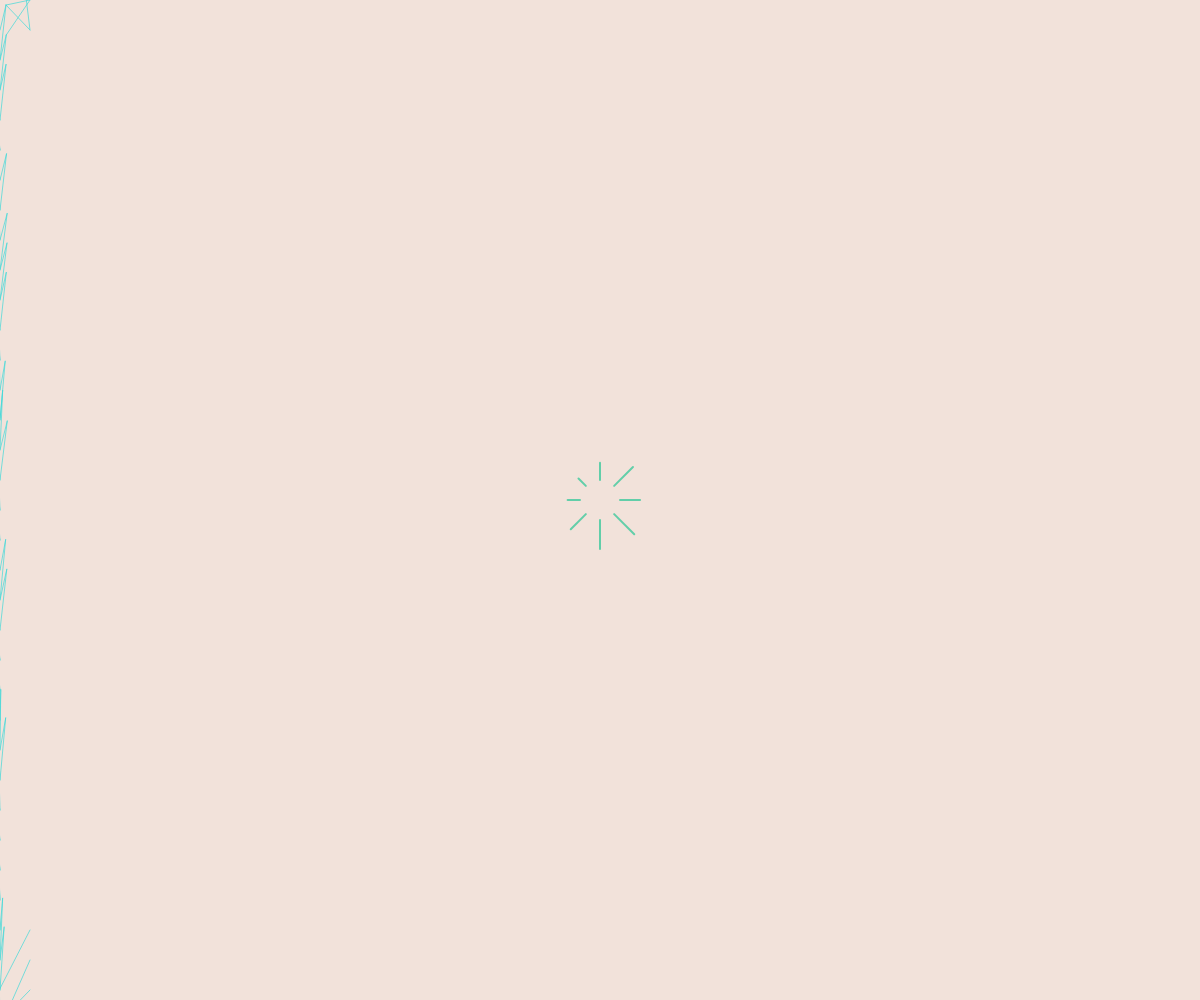
Frame 1 (no input)
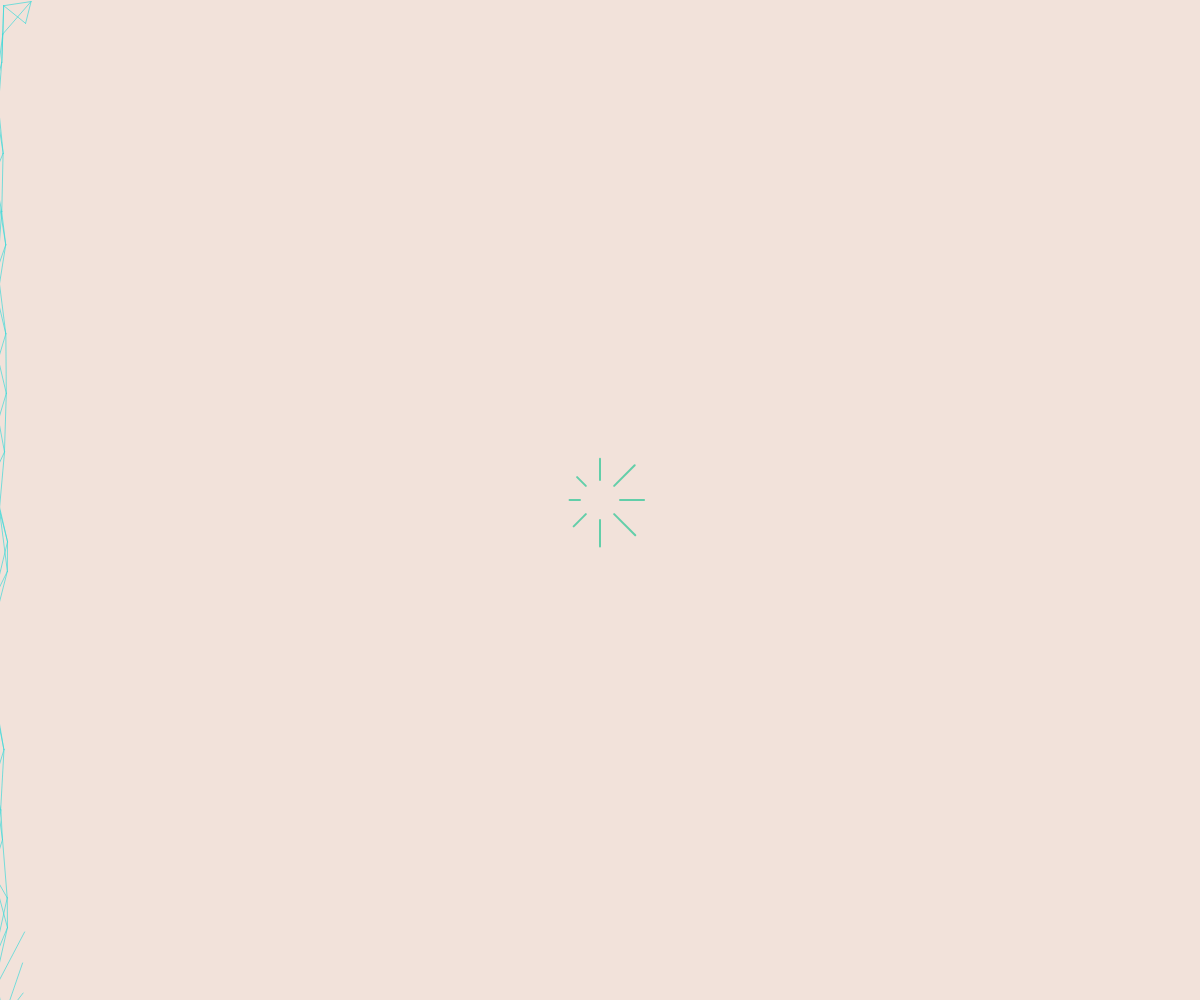
Frame 60 (no input)
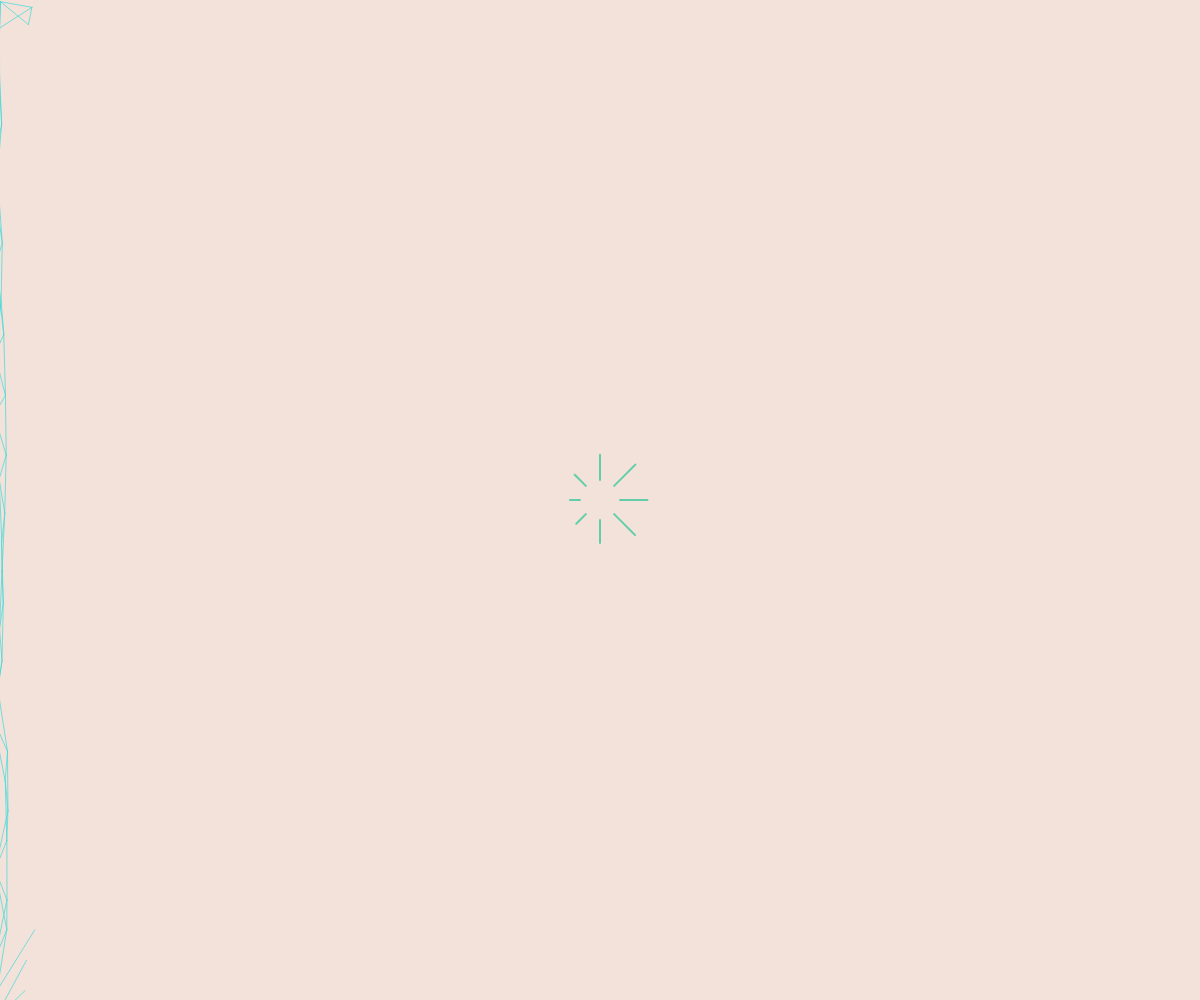
Frame 120 (the mouse pressed at the canvas centre since frame 60)

The p5.js sketch that drew these frames (run headless with seeded random() and noise() and a simulated clock; from frame 60 on, the mouse is pressed at the canvas centre):

// p5.js sketch
// ── sketch.js
let nodes = [];
let time = 0;

function setup() {
  createCanvas(windowWidth, windowHeight);
  colorMode(HSB, 360, 100, 100, 1);
  noFill();
  
  // Initialize nodes in a dense lattice pattern
  let spacing = 30;
  for (let x = 0; x < width + spacing; x += spacing) {
    for (let y = 0; y < height + spacing; y += spacing) {
      nodes.push({
        x: x,
        y: y,
        baseX: x,
        baseY: y,
        pulse: random(TWO_PI),
        speed: random(0.01, 0.025),
        connections: []
      });
    }
  }
  
  // Precompute connections between nearby nodes
  for (let i = 0; i < nodes.length; i++) {
    for (let j = i + 1; j < nodes.length; j++) {
      let dx = nodes[i].x - nodes[j].x;
      let dy = nodes[i].y - nodes[j].y;
      let distance = sqrt(dx * dx + dy * dy);
      
      if (distance < spacing * 2.5) {
        nodes[i].connections.push(j);
        nodes[j].connections.push(i);
      }
    }
  }
}

function draw() {
  background(20, 10, 95); // Matte plaster tones
  
  time += 0.01;
  
  // Update and draw connections
  stroke(180, 70, 85, 0.7);
  strokeWeight(1);
  
  beginShape(LINES);
  
  for (let i = 0; i < nodes.length; i++) {
    let node = nodes[i];
    
    // Pulsing expansion/contraction
    node.pulse += node.speed;
    let pulse = sin(node.pulse) * 8;
    
    // Angular displacement based on time and node position
    let angle = time * 0.5 + atan2(node.baseY - height/2, node.baseX - width/2);
    let dx = cos(angle) * pulse;
    let dy = sin(angle) * pulse;
    
    node.x = node.baseX + dx;
    node.y = node.baseY + dy;
    
    // Draw connections to nearby nodes
    for (let j = 0; j < min(4, node.connections.length); j++) {
      let otherIndex = node.connections[j];
      if (otherIndex > i) { // Avoid double drawing
        let otherNode = nodes[otherIndex];
        vertex(node.x, node.y);
        vertex(otherNode.x, otherNode.y);
      }
    }
  }
  
  endShape();
  
  // Add central structural pulses
  stroke(160, 60, 80, 0.9);
  strokeWeight(2);
  
  beginShape(LINES);
  for (let i = 0; i < 8; i++) {
    let angle = TWO_PI * i / 8;
    let x1 = width/2 + cos(angle) * 20;
    let y1 = height/2 + sin(angle) * 20;
    let pulse = sin(time * 0.7 + i) * 10;
    let x2 = width/2 + cos(angle) * (40 + pulse);
    let y2 = height/2 + sin(angle) * (40 + pulse);
    
    vertex(x1, y1);
    vertex(x2, y2);
  }
  endShape();
}

function windowResized() {
  resizeCanvas(windowWidth, windowHeight);
}
